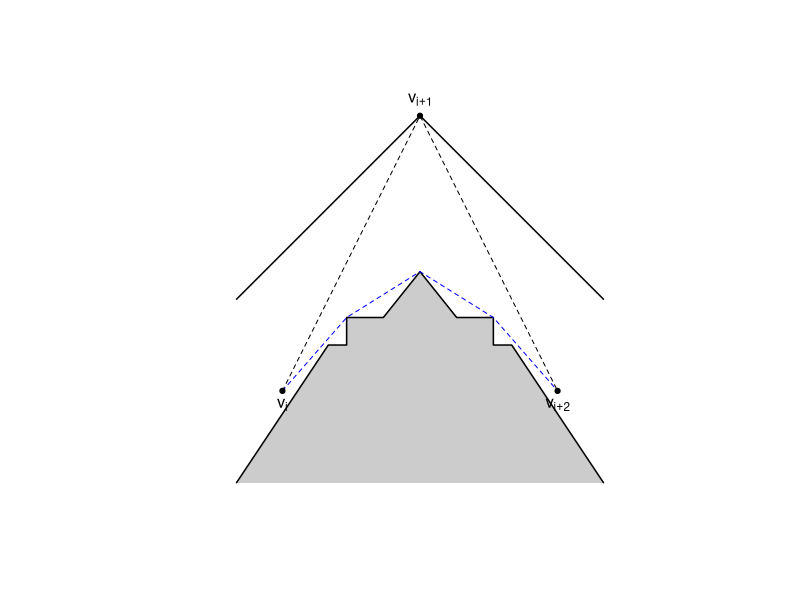

Here is the R script that generated this plot:
# alter step simplest case


chevron.top<-list(x=c(-1,0,1),
                  y=c(0,1,0))
chevron.bot<-list(x=c(-1,-0.5,-0.4,-0.4,-0.2,0,0.2,0.4,0.4,0.5,1),
                  y=c(-1,-0.25,-0.25,-0.1,-0.1,0.15,-0.1,-0.1,-0.25,-0.25,-1))


plot(c(-1,1),c(1.1,-1),type="n",asp=1,xlab="",ylab="",axes=F)

# draw the chevrons and the grey bit
polygon(chevron.bot,col=grey(0.8),border=NA)
lines(chevron.top,lwd=1.5)
lines(chevron.bot,lwd=1.5)

v1<-list(x=-0.75,y=-0.5)
v2<-list(x=0,y=1)
v3<-list(x=0.75,y=-0.5)

v1s<-list(x=0,y=0)

# the bad path line
bad.path<-list(x=c(v1$x,v2$x,v3$x),
               y=c(v1$y,v2$y,v3$y))
lines(bad.path,lty=2)


# good path
good.path<-list(x=c(v1$x,-0.4,0,0.4,v3$x),
                y=c(v1$y,-0.1,0.15,-0.1,v3$y))
lines(good.path,lty=2,col="blue")



# the points v1, v2 and v3
points(v1,pch=19,cex=0.7)
points(v2,pch=19,cex=0.7)
points(v3,pch=19,cex=0.7)
text(v1,label=expression(v[i]),pos=1)
text(v2,label=expression(v[i+1]),pos=3)
text(v3,label=expression(v[i+2]),pos=1)


#points(v1s,pch=19,cex=0.7)
#text(v1s,label=expression(v[i+1]^"*"),pos=3)

